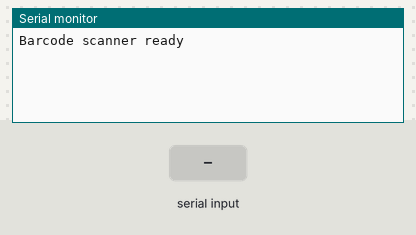
Simulated run of this sketch. Board: Arduino Uno, built with avr-gcc and run on an emulated ATmega328P. On the bench: the last lines printed to the serial monitor. The inputs (shaded band) are chosen by the test bench.

Above: at 1.2 s.
1.3 s: "1\n" received over the second serial link
At 2.2 s:
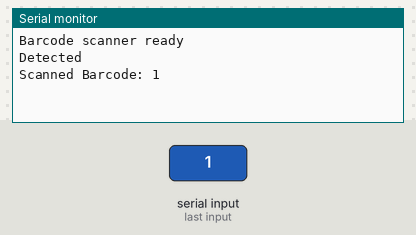
2.8 s: "0\n" received over the second serial link
At 3.4 s:
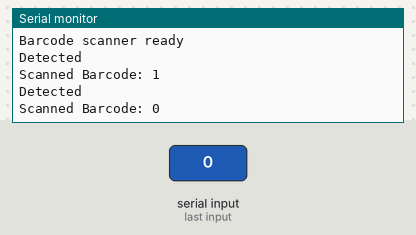
4.3 s: "2\n" received over the second serial link
At 5.7 s:
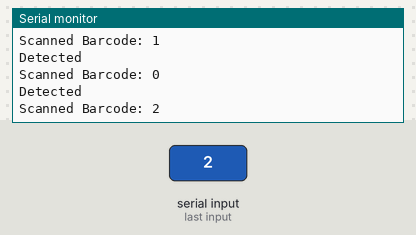

Measured:
- after the input at 1.3 s, the serial monitor: prints a new line at once (image 1)
- after the input at 2.8 s, the serial monitor: prints a new line at once (image 2)
- after the input at 4.3 s, the serial monitor: prints a new line at once (image 3)

The sketch:

scanner.ino
```cpp
#include <SoftwareSerial.h>

SoftwareSerial mySerial(10, 11); // RX, TX

void setup() {
  Serial.begin(9600);  // 시리얼 통신 시작
  mySerial.begin(9600); // 바코드 스캐너와의 시리얼 통신 시작
  Serial.println("Barcode scanner ready");
}

void loop() {
  if (mySerial.available() > 0) {  // 바코드 스캐너의 데이터가 있는지 확인
    // 데이터를 줄바꿈 없이 읽기
    Serial.println("Detected");
    char c = mySerial.read();  // 바코드 스캐너에서 한 글자씩 읽기
    String barcode = "";  // 바코드 문자열 초기화
    while (c != '\n' && mySerial.available() > 0) {  // 줄바꿈 문자가 나올 때까지 읽기
      barcode += c;  // 읽은 글자를 바코드 문자열에 추가
      c = mySerial.read();  // 다음 글자 읽기
    }
    if (barcode.length() > 0) {  // 바코드 문자열이 비어있지 않으면 출력
      Serial.print("Scanned Barcode: ");  // 스캔된 바코드 출력
      Serial.println(barcode);
    }
  }
}
```
